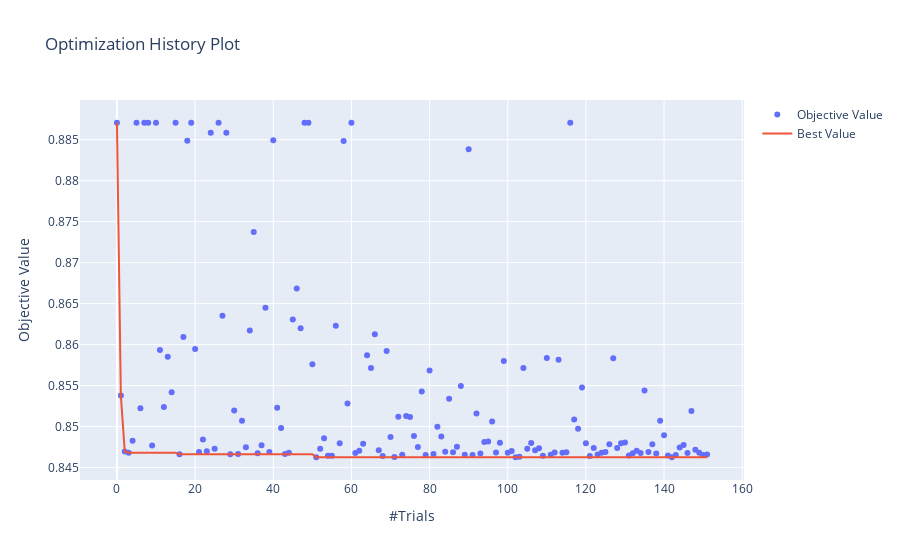

Source (notebook cell):
### Code cell
optuna.visualization.plot_optimization_history(cb_study)

### Figure 1 — Plotly figure (JSON) as saved in the notebook; plotly's stock layout.template omitted (floating-point values rounded to 4 significant figures; data arrays with more than 128 entries replaced by an {"elided": "..."} marker saying what was removed)
{"data": [{"mode": "markers", "name": "Objective Value", "type": "scatter", "x": {"elided": "152 int values"}, "y": {"elided": "152 float values"}}, {"name": "Best Value", "type": "scatter", "x": {"elided": "152 int values"}, "y": {"elided": "152 float values"}}], "layout": {"title": {"text": "Optimization History Plot"}, "xaxis": {"title": {"text": "#Trials"}}, "yaxis": {"title": {"text": "Objective Value"}}}}
